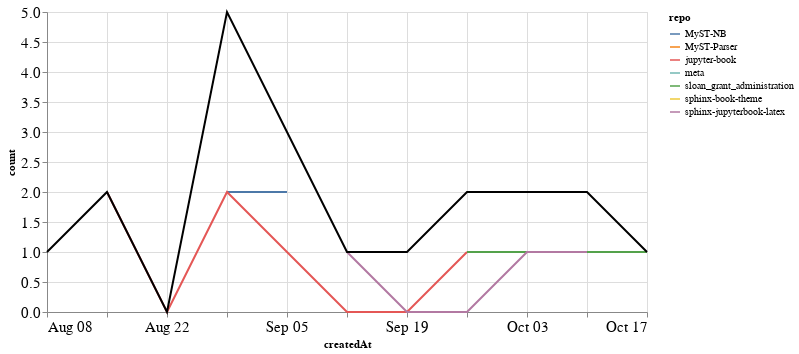

Notebook source saved alongside this figure:
### Markdown cell above
### PRs

### Code cell
prs_time = prs.groupby('repo').resample('W', on='createdAt').count()['author'].reset_index()
prs_time = prs_time.rename(columns={'author': 'count'})
prs_time_total = prs_time.groupby('createdAt').agg({"count": "sum"}).reset_index()

ch1 = alt.Chart(prs_time, width=600).mark_line().encode(
    x='createdAt',
    y='count',
    color='repo',
    tooltip="repo"
)

ch2 = alt.Chart(prs_time_total, width=600).mark_line(color="black").encode(
    x='createdAt',
    y='count',
)

ch1 + ch2

### Figure 1 — Vega-Lite specification as saved in the notebook (floating-point values rounded to 4 significant figures)
{"config": {"axisLeft": {"labelFontSize": 15}, "axisBottom": {"labelFontSize": 15}}, "layer": [{"data": {"name": "data-83fddc6e612b9f8498343cdd07567757"}, "mark": "line", "encoding": {"color": {"type": "nominal", "field": "repo"}, "tooltip": {"type": "nominal", "field": "repo"}, "x": {"type": "temporal", "field": "createdAt"}, "y": {"type": "quantitative", "field": "count"}}, "width": 600}, {"data": {"name": "data-5e0ffc9fdd126529312f71f262120afc"}, "mark": {"type": "line", "color": "black"}, "encoding": {"x": {"type": "temporal", "field": "createdAt"}, "y": {"type": "quantitative", "field": "count"}}, "width": 600}], "$schema": "https://vega.github.io/schema/vega-lite/v4.8.1.json", "datasets": {"data-83fddc6e612b9f8498343cdd07567757": [{"repo": "MyST-NB", "createdAt": "2021-08-29T00:00:00", "count": 2}, {"repo": "MyST-NB", "createdAt": "2021-09-05T00:00:00", "count": 2}, {"repo": "MyST-Parser", "createdAt": "2021-08-29T00:00:00", "count": 1}, {"repo": "jupyter-book", "createdAt": "2021-08-15T00:00:00", "count": 2}, {"repo": "jupyter-book", "createdAt": "2021-08-22T00:00:00", "count": 0}, {"repo": "jupyter-book", "createdAt": "2021-08-29T00:00:00", "count": 2}, {"repo": "jupyter-book", "createdAt": "2021-09-05T00:00:00", "count": 1}, {"repo": "jupyter-book", "createdAt": "2021-09-12T00:00:00", "count": 0}, {"repo": "jupyter-book", "createdAt": "2021-09-19T00:00:00", "count": 0}, {"repo": "jupyter-book", "createdAt": "2021-09-26T00:00:00", "count": 1}, {"repo": "meta", "createdAt": "2021-08-08T00:00:00", "count": 1}, {"repo": "sloan_grant_administration", "createdAt": "2021-09-26T00:00:00", "count": 1}, {"repo": "sloan_grant_administration", "createdAt": "2021-10-03T00:00:00", "count": 1}, {"repo": "sloan_grant_administration", "createdAt": "2021-10-10T00:00:00", "count": 1}, {"repo": "sloan_grant_administration", "createdAt": "2021-10-17T00:00:00", "count": 1}, {"repo": "sphinx-book-theme", "createdAt": "2021-09-19T00:00:00", "count": 1}, {"repo": "sphinx-jupyterbook-latex", "createdAt": "2021-09-12T00:00:00", "count": 1}, {"repo": "sphinx-jupyterbook-latex", "createdAt": "2021-09-19T00:00:00", "count": 0}, {"repo": "sphinx-jupyterbook-latex", "createdAt": "2021-09-26T00:00:00", "count": 0}, {"repo": "sphinx-jupyterbook-latex", "createdAt": "2021-10-03T00:00:00", "count": 1}, {"repo": "sphinx-jupyterbook-latex", "createdAt": "2021-10-10T00:00:00", "count": 1}], "data-5e0ffc9fdd126529312f71f262120afc": [{"createdAt": "2021-08-08T00:00:00", "count": 1}, {"createdAt": "2021-08-15T00:00:00", "count": 2}, {"createdAt": "2021-08-22T00:00:00", "count": 0}, {"createdAt": "2021-08-29T00:00:00", "count": 5}, {"createdAt": "2021-09-05T00:00:00", "count": 3}, {"createdAt": "2021-09-12T00:00:00", "count": 1}, {"createdAt": "2021-09-19T00:00:00", "count": 1}, {"createdAt": "2021-09-26T00:00:00", "count": 2}, {"createdAt": "2021-10-03T00:00:00", "count": 2}, {"createdAt": "2021-10-10T00:00:00", "count": 2}, {"createdAt": "2021-10-17T00:00:00", "count": 1}]}}
